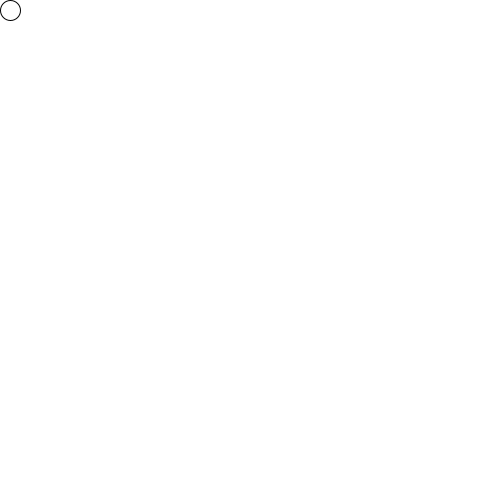
Frame 1 (no input)
Frame 60 (the mouse pressed at the canvas centre just before this capture): identical to frame 1, image omitted
Frame 120 (the mouse held since frame 60 and released just before this capture): identical to frame 1, image omitted

The Processing sketch that drew this single still picture (run headless with seeded random() and noise(); from frame 60 on, the mouse is pressed at the canvas centre):

// Processing sketch: processing_184377
// ── processing_184377.pde

void setup() {
  size (500,500);
}
void draw ( )
{
  if(mouseY>height/2){
    background(0);
  } else {
    background(255);
  }
ellipse(10,10,20,20);
}
